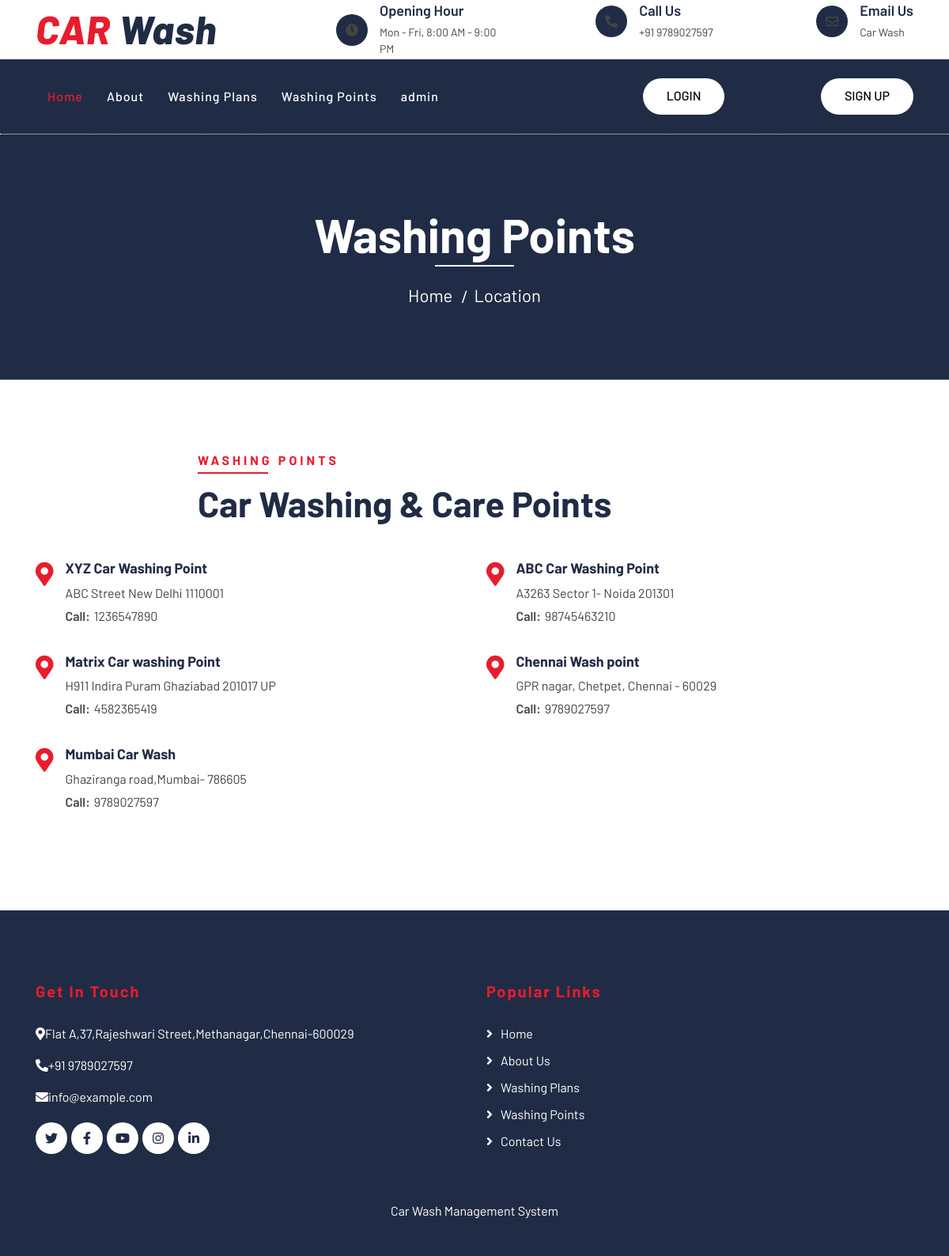
Page /cwms/location.php on the committed database.
### tables this page shows
CREATE TABLE `tblpages` (
  `id` int(11) NOT NULL,
  `type` varchar(255) DEFAULT '',
  `detail` longtext DEFAULT NULL,
  `openignHrs` varchar(255) DEFAULT NULL,
  `phoneNumber` bigint(20) DEFAULT NULL,
  `emailId` varchar(120) DEFAULT NULL
);

CREATE TABLE `tblwashingpoints` (
  `id` int(11) NOT NULL,
  `washingPointName` varchar(255) DEFAULT NULL,
  `washingPointAddress` varchar(255) DEFAULT NULL,
  `contactNumber` bigint(20) DEFAULT NULL,
  `creationDate` timestamp NOT NULL DEFAULT current_timestamp(),
  `City` varchar(50) NOT NULL
);

### cwms/location.php (the view, shortened to what this page needs)
<?php error_reporting(0);
include('includes/config.php');
?>
<!DOCTYPE html>
<html lang="en">
    <head>
        <link href="https://stackpath.bootstrapcdn.com/bootstrap/4.4.1/css/bootstrap.min.css" rel="stylesheet">
        <link href="https://cdnjs.cloudflare.com/ajax/libs/font-awesome/5.10.0/css/all.min.css" rel="stylesheet">
        <link href="lib/flaticon/font/flaticon.css" rel="stylesheet">
        <link href="lib/animate/animate.min.css" rel="stylesheet">
        <link href="lib/owlcarousel/assets/owl.carousel.min.css" rel="stylesheet">
        <link href="css/style.css" rel="stylesheet">
    </head>
    <body>
<?php include_once('includes/header.php');?>
        <div class="page-header">
            <div class="container">
                <div class="row">
                    <div class="col-12">
                        <h2>Washing Points</h2>
                    </div>
                    <div class="col-12">
                        <a href="index.php">Home</a>
                        <a href="location.php">Location</a>
                    </div>
                </div>
            </div>
        </div>
        <div class="location">
            <div class="container">
                <div class="row">
                    <div class="col-lg-12">
                        <div class="section-header text-left">
                            <p>Washing Points</p>
                            <h2>Car Washing & Care Points</h2>
                        </div>
                        <div class="row">
                            <?php $sql = "SELECT * from tblwashingpoints";
$query = $dbh -> prepare($sql);
$query->execute();
$results=$query->fetchAll(PDO::FETCH_OBJ);
foreach($results as $result)
{               ?>
                            <div class="col-md-6">
                                <div class="location-item">
                                    <i class="fa fa-map-marker-alt"></i>
                                    <div class="location-text">
                                <h3><?php echo htmlentities($result->washingPointName);?></h3>
                    <p><?php echo htmlentities($result->washingPointAddress);?></p>
                    <p><strong>Call:</strong><?php echo htmlentities($result->contactNumber);?></p>
                                    </div>
                                </div>
                            </div>
<?php } ?>
                        </div>
                    </div>
                </div>
            </div>
        </div>
<?php include_once('includes/footer.php');?>
    </body>
</html>

### cwms/includes/header.php (shortened to what this page needs)
        <div class="top-bar">
            <div class="container">
                <div class="row align-items-center">
                    <div class="col-lg-4 col-md-12">
                        <div class="logo">
                            <a href="index.php">
                                <h1>CAR <span>Wash</span></h1>
                            </a>
                        </div>
                    </div>
<?php
$sql = "SELECT * from tblpages where type='contact'";
$query = $dbh -> prepare($sql);
$query->execute();
$results=$query->fetchAll(PDO::FETCH_OBJ);
foreach($results as $result)
{
?>
                    <div class="col-lg-8 col-md-7 d-none d-lg-block">
                        <div class="row">
                            <div class="col-4">
                                <div class="top-bar-item">
                                    <div class="top-bar-icon">
                                        <em class="fa fa-clock"></em>
                                    </div>
                                    <div class="top-bar-text">
                                        <h3>Opening Hour</h3>
                                        <p>Mon - Fri, 8:00 AM - 9:00 PM</p>
                                    </div>
                                </div>
                            </div>
                            <div class="col-4">
                                <div class="top-bar-item">
                                    <div class="top-bar-icon">
                                        <em class="fa fa-phone-alt"></em>
                                    </div>
                                    <div class="top-bar-text">
                                        <h3>Call Us</h3>
                                        <p>+91 9789027597</p>
                                    </div>
                                </div>
                            </div>
                            <div class="col-4">
                                <div class="top-bar-item">
                                    <div class="top-bar-icon">
                                        <em class="far fa-envelope"></em>
                                    </div>
                                    <div class="top-bar-text">
                                        <h3>Email Us</h3>
                                        <p>Car Wash</p>
                                    </div>
                                </div>
                            </div>
                        </div>
                    </div>
                <?php } ?>
                </div>
            </div>
        </div>
        <div class="nav-bar">
            <div class="container">
                <nav class="navbar navbar-expand-lg bg-dark navbar-dark">
                    <div class="collapse navbar-collapse justify-content-between" id="navbarCollapse">
                        <div class="navbar-nav mr-auto">
                            <a href="index.php" class="nav-item nav-link active">Home</a>
                            <a href="about.php" class="nav-item nav-link">About</a>
                            <a href="washing-plans.php" class="nav-item nav-link">Washing Plans</a>
                            <a href="location.php" class="nav-item nav-link">Washing Points</a>
                            <a href="admin" class="nav-item nav-link">admin</a>
                        </div>
                        <div class="ml-auto">
                            <a class="btn btn-custom" href="Login.php">LOGIN</a>
                        </div>
                        <div class="ml-auto">
                            <a class="btn btn-custom" href="Signup.php">SIGN UP</a>
                        </div>
                    </div>
                </nav>
            </div>
        </div>

### cwms/includes/footer.php (shortened to what this page needs)
<div class="footer">
            <div class="container">
                <div class="row">
                    <div class="col-lg-6 col-md-6">
                        <div class="footer-contact">
                            <h2>Get In Touch</h2>
<?php
$sql = "SELECT * from tblpages where type='contact'";
$query = $dbh -> prepare($sql);
$query->execute();
$results=$query->fetchAll(PDO::FETCH_OBJ);
foreach($results as $result)
{
?>
                            <p><em class="fa fa-map-marker-alt"></em>Flat A,37,Rajeshwari Street,Methanagar,Chennai-600029</p>
                            <p><em class="fa fa-phone-alt"></em>+91 9789027597</p>
                            <p><em class="fa fa-envelope"></em><?php   echo $result->emailId; ?></p>
                        <?php } ?>
                            <div class="footer-social">
                                <a class="btn" href=""><em class="fab fa-twitter"></em></a>
                                <a class="btn" href=""><em class="fab fa-facebook-f"></em></a>
                                <a class="btn" href=""><em class="fab fa-youtube"></em></a>
                                <a class="btn" href=""><em class="fab fa-instagram"></em></a>
                                <a class="btn" href=""><em class="fab fa-linkedin-in"></em></a>
                            </div>
                        </div>
                    </div>
                    <div class="col-lg-5 col-md-6">
                        <div class="footer-link">
                            <h2>Popular Links</h2>
                              <a href="index.php">Home</a>
                            <a href="about.php">About Us</a>
                            <a href="washing-plans.php">Washing Plans</a>
                            <a href="location.php">Washing Points</a>
                            <a href="contact.php">Contact Us</a>
                        </div>
                    </div>
                </div>
            </div>
            <div class="container copyright">
                <p>Car Wash Management System</p>
            </div>
        </div>

### rows in the picture
tblpages: emailId "info@example.com"
tblwashingpoints: washingPointName "XYZ Car Washing Point", washingPointAddress "ABC Street New Delhi 1110001", contactNumber "1236547890"
tblwashingpoints: washingPointName "ABC Car Washing Point", washingPointAddress "A3263 Sector 1- Noida 201301", contactNumber "98745463210"
tblwashingpoints: washingPointName "Matrix Car washing Point", washingPointAddress "H911 Indira Puram Ghaziabad 201017 UP", contactNumber "4582365419"
tblwashingpoints: washingPointName "Chennai Wash point", washingPointAddress "GPR nagar, Chetpet, Chennai - 60029", contactNumber "9789027597"
tblwashingpoints: washingPointName "Mumbai Car Wash", washingPointAddress "Ghaziranga road,Mumbai- 786605", contactNumber "9789027597"
